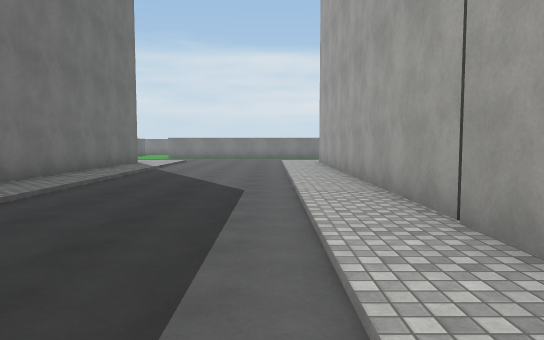
View 1 (above)

23 first-person views from a walk through a Unity game level. The camera is 1.5 m above the floor, tilts 4° down and sees 70° across. The floor is counted in squares, 2 m on a side. Each view is taken from the middle of a square. On the plan, view 1 faces up. The plan holds only what a view shows up to about 12 squares ahead; the rest is blank. The place goes on beyond the plan. The player is left out. Some animated figures are not drawn. Surface patterns are stand-ins for the level's own textures.

View 2
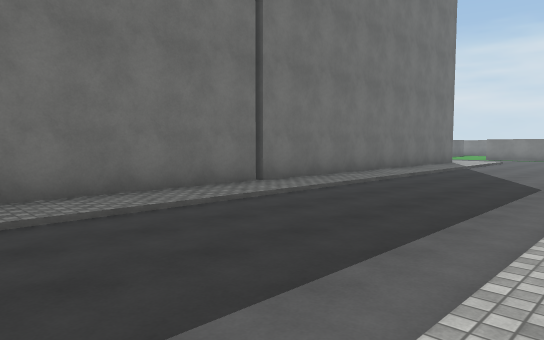

View 3
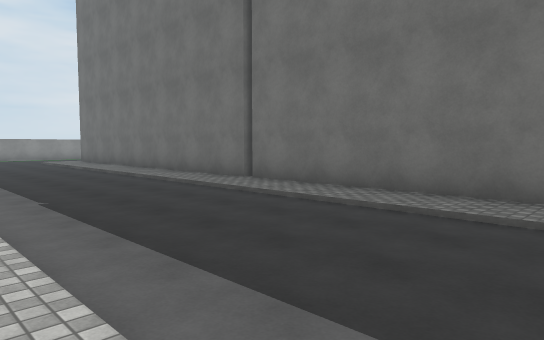

View 4
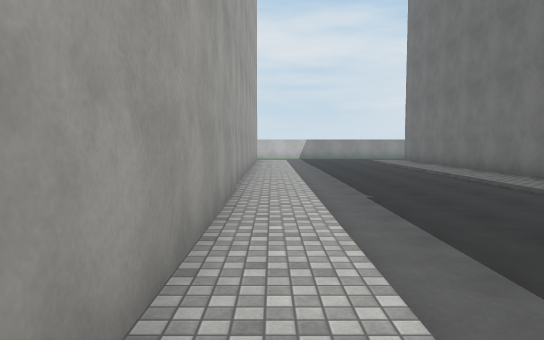

View 5
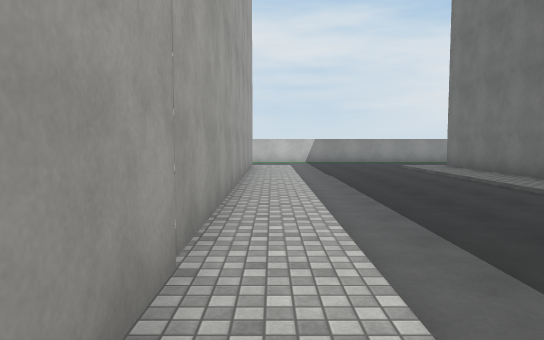

View 6
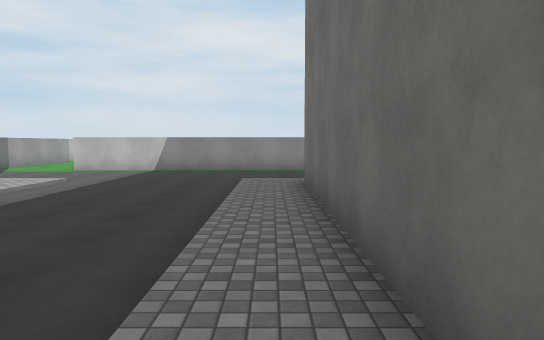

View 7
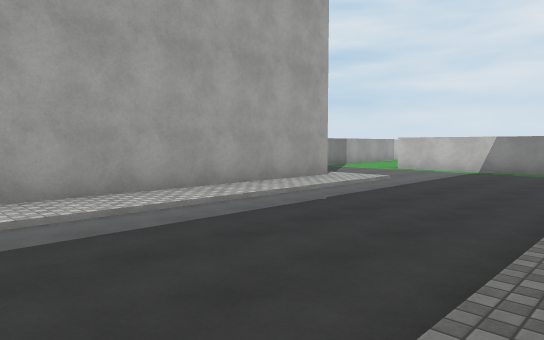

View 8
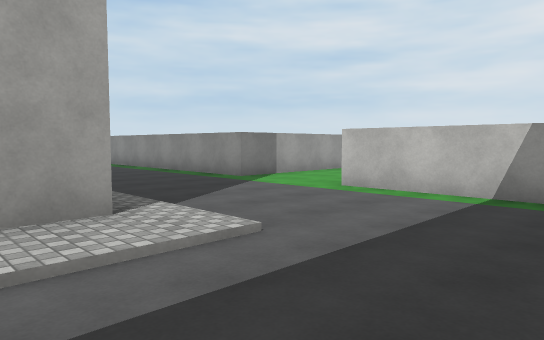

View 9
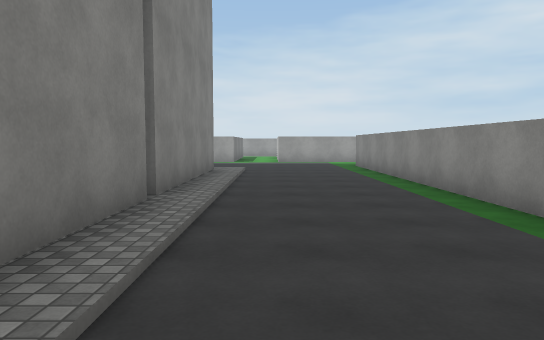

View 10
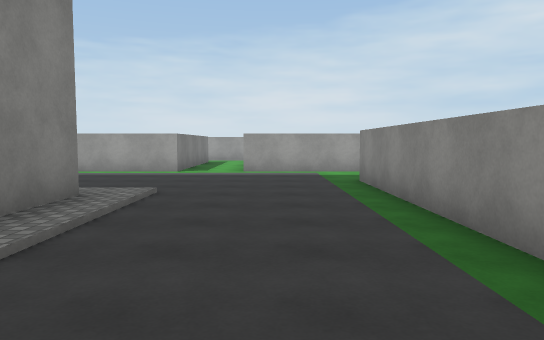

View 11
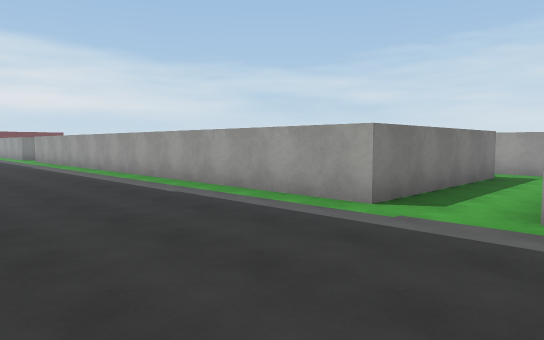

View 12
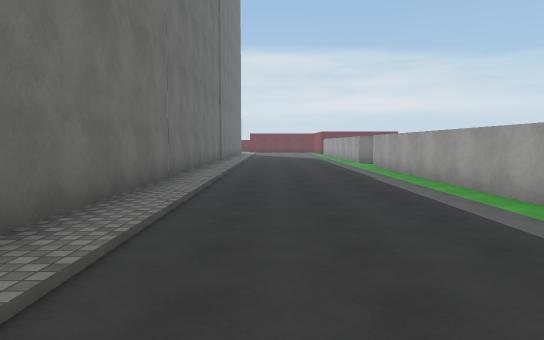

View 13
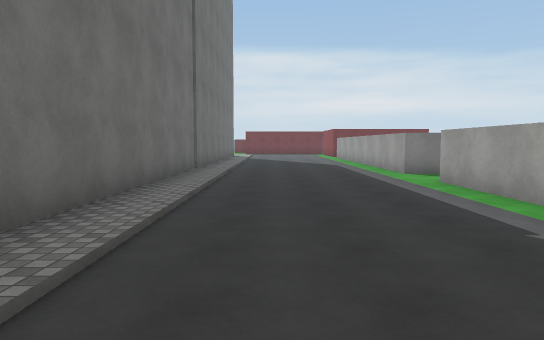

View 14
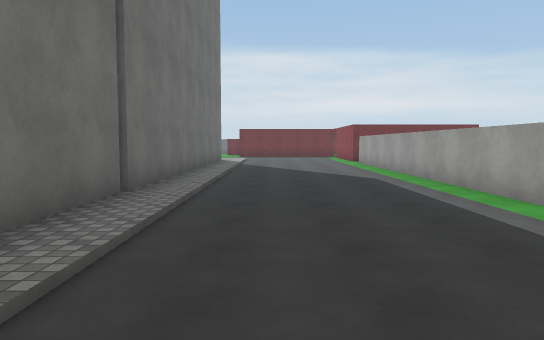

View 15
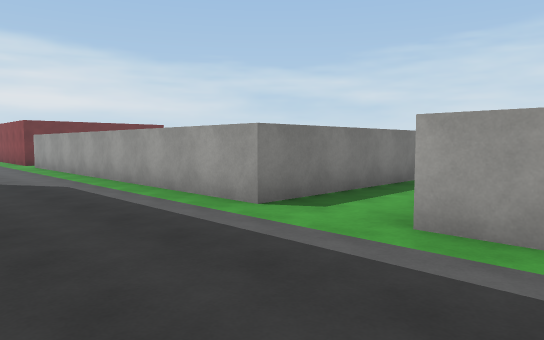

View 16
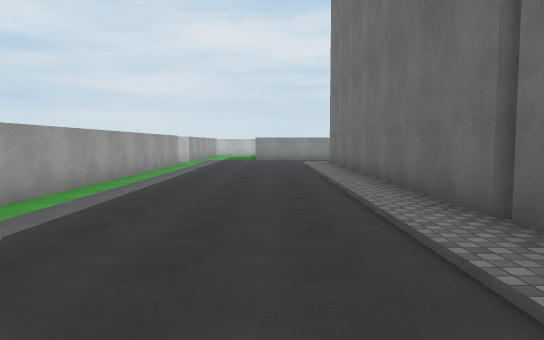

View 17
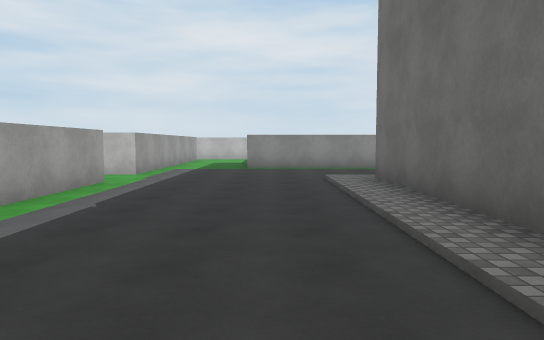

View 18
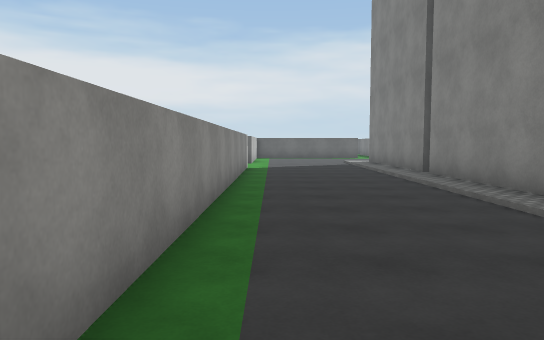

View 19
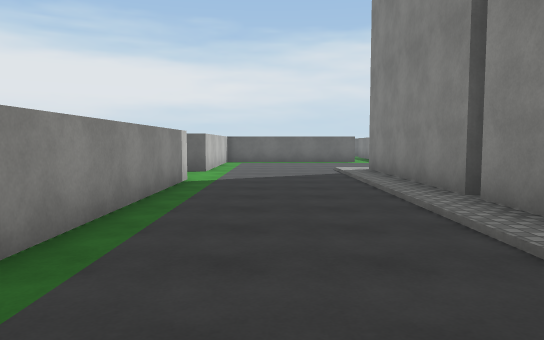

View 20
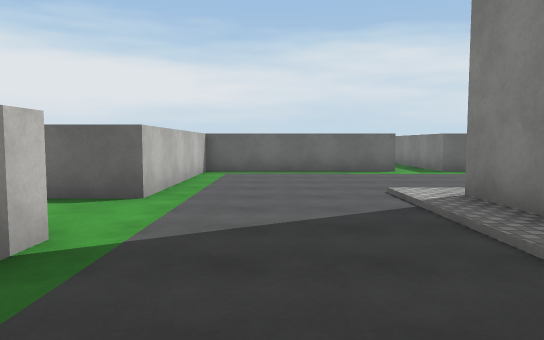

View 21
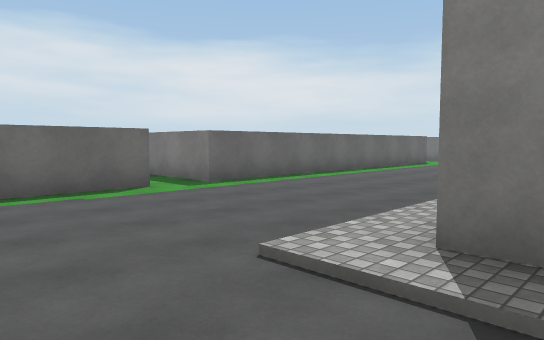

View 22
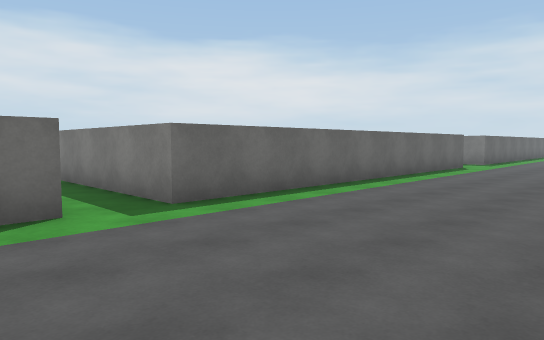

View 23
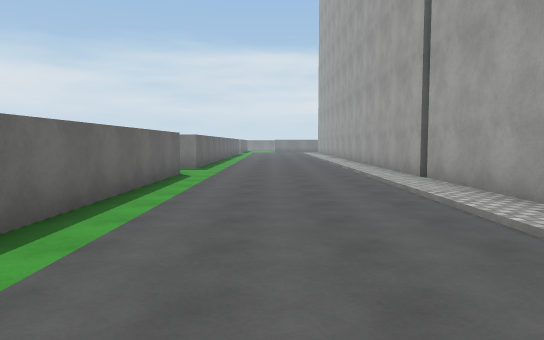

### Floor plan
Key: @ floor where view 1 was taken; # wall or solid block; . main floor; : floor 0.25 m higher than the main floor; / step, stairs or slope.
Columns run from 24 left of view 1 to 21 right of it. Each row starts with its distance up from view 1.
  9                    #:....:#         #/....#
  8                    #:....:#         #/....#
  7                    #:....:#         #/....#
  6                    #:....:#         #/....#
  5                    #:....:#         #/....#
  4                    #:....:#         #/....#
  3                    #:....:#         #/....####
  2                    #:....:#         #/........
  1                    #:....:#         #/......
  0    #..../#         #:...@:#         #/....#
 -1     ..../#         #:....:#         #/....#
 -2     ..../#         #:....:#         #/....#
 -3    #..../#         #:....:#         #/....#
 -4    #..../#         #:....:#         #/....#
 -5    #..../#         #:....:#         #/....#
 -6    #..../#         #:....:#         #/....#
 -7    #..../#         #:....:#         #/....#
 -8    #..../#         #:....:#         #/....#
 -9    #..../          #:....:#         #/....#
-10    #..../          #:....:#         #/....#
-11    #..../          #:....:#         #/....#
-12 ####..../          #:....:#         #/....#
-13 ......../          #:....:#         #/....#
-14    #..../###########:....:###########/....####
-15    #..../////////////..../////////////........
-16    #..........................................
-17    #......................................#
-18    #......................................#
-19    ######..################..##########...#
-20         #..                ..#

Where each view was taken, in squares from view 1:
view 1: 0 up, 0 right, facing up
view 2: 2 down, 1 right, facing up-left
view 3: 2 up, 1 right, facing down-left
view 4: 2 up, 1 right, facing down
view 5: 2 down, 1 right, facing down
view 6: 7 down, 4 left, facing down
view 7: 7 down, 4 left, facing down-right
view 8: 13 down, 2 left, facing down-right
view 9: 16 down, 2 right, facing right
view 10: 17 down, 7 right, facing right
view 11: 17 down, 13 right, facing up-right
view 12: 12 down, 14 right, facing up
view 13: 7 down, 14 right, facing up
view 14: 2 down, 14 right, facing up
view 15: 1 down, 14 right, facing up-right
view 16: 1 down, 14 right, facing down
view 17: 7 down, 14 right, facing down
view 18: 18 down, 1 left, facing left
view 19: 17 down, 5 left, facing left
view 20: 17 down, 10 left, facing left
view 21: 17 down, 14 left, facing up-left
view 22: 15 down, 16 left, facing up-left
view 23: 12 down, 18 left, facing up
